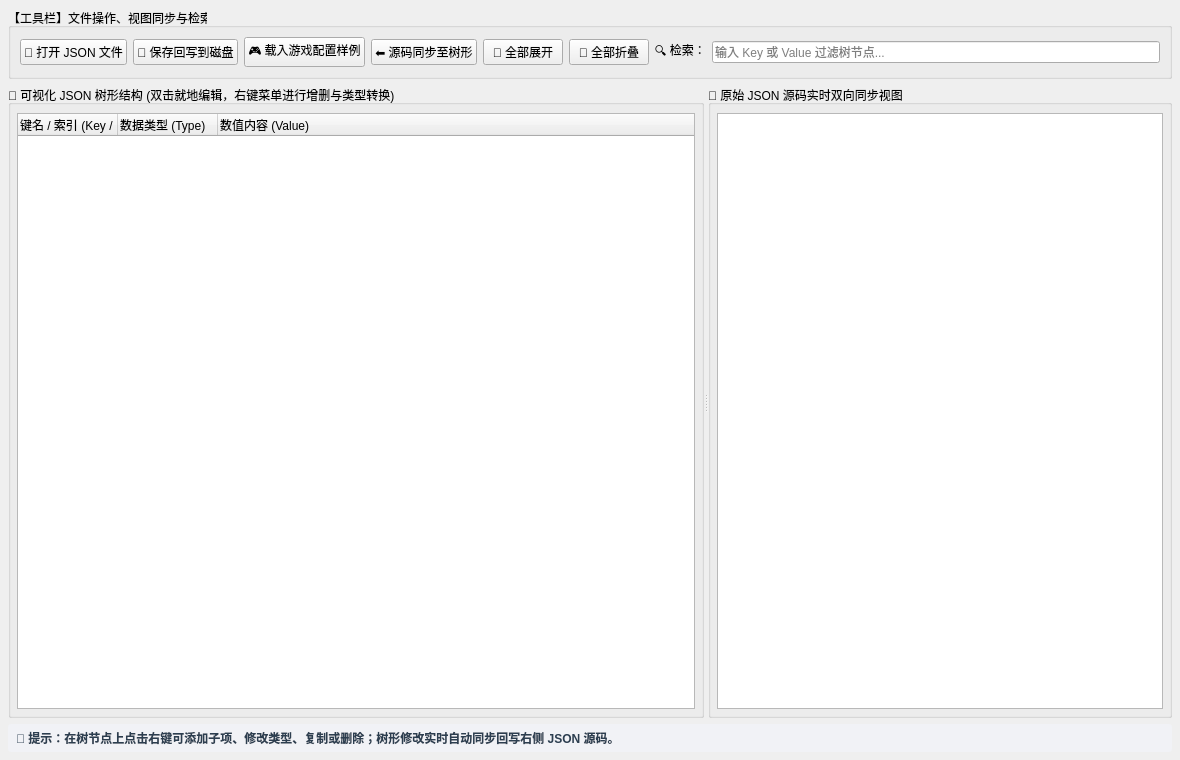
<?xml version="1.0" encoding="UTF-8"?>
<ui version="4.0">
 <class>MainWindow</class>
 <widget class="QMainWindow" name="MainWindow">
  <property name="geometry">
   <rect>
    <x>0</x>
    <y>0</y>
    <width>1180</width>
    <height>760</height>
   </rect>
  </property>
  <property name="windowTitle">
   <string>JSON 树形可视化编辑器 (QTreeWidget 与 QJsonDocument 双向同步) - demo_json_tree_editor</string>
  </property>
  <widget class="QWidget" name="centralwidget">
   <layout class="QVBoxLayout" name="vboxRoot" stretch="0,1,0">
    <property name="spacing">
     <number>6</number>
    </property>
    <property name="leftMargin">
     <number>8</number>
    </property>
    <property name="topMargin">
     <number>8</number>
    </property>
    <property name="rightMargin">
     <number>8</number>
    </property>
    <property name="bottomMargin">
     <number>8</number>
    </property>
    <!-- 顶部操作工具栏 -->
    <item>
     <widget class="QGroupBox" name="groupToolbar">
      <property name="sizePolicy">
       <sizepolicy hsizetype="Preferred" vsizetype="Fixed">
        <horstretch>0</horstretch>
        <verstretch>0</verstretch>
       </sizepolicy>
      </property>
      <property name="title">
       <string>【工具栏】文件操作、视图同步与检索</string>
      </property>
      <layout class="QHBoxLayout" name="hlayoutToolbar">
       <item>
        <widget class="QPushButton" name="btnOpenFile">
         <property name="text">
          <string>📂 打开 JSON 文件</string>
         </property>
        </widget>
       </item>
       <item>
        <widget class="QPushButton" name="btnSaveFile">
         <property name="text">
          <string>💾 保存回写到磁盘</string>
         </property>
        </widget>
       </item>
       <item>
        <widget class="QPushButton" name="btnLoadSample">
         <property name="text">
          <string>🎮 载入游戏配置样例</string>
         </property>
        </widget>
       </item>
       <item>
        <widget class="QPushButton" name="btnSyncTextToTree">
         <property name="text">
          <string>⬅️ 源码同步至树形</string>
         </property>
        </widget>
       </item>
       <item>
        <widget class="QPushButton" name="btnExpandAll">
         <property name="text">
          <string>📂 全部展开</string>
         </property>
        </widget>
       </item>
       <item>
        <widget class="QPushButton" name="btnCollapseAll">
         <property name="text">
          <string>📁 全部折叠</string>
         </property>
        </widget>
       </item>
       <item>
        <widget class="QLabel" name="labelSearch">
         <property name="text">
          <string>🔍 检索：</string>
         </property>
        </widget>
       </item>
       <item>
        <widget class="QLineEdit" name="editFilter">
         <property name="placeholderText">
          <string>输入 Key 或 Value 过滤树节点...</string>
         </property>
         <property name="clearButtonEnabled">
          <bool>true</bool>
         </property>
        </widget>
       </item>
      </layout>
     </widget>
    </item>

    <!-- 中央分栏编辑区 (左侧树形编辑器 + 右侧源码视图) -->
    <item>
     <widget class="QSplitter" name="splitterMain">
      <property name="sizePolicy">
       <sizepolicy hsizetype="Expanding" vsizetype="Expanding">
        <horstretch>0</horstretch>
        <verstretch>1</verstretch>
       </sizepolicy>
      </property>
      <property name="orientation">
       <enum>Qt::Horizontal</enum>
      </property>
      <!-- 左侧可视化树形编辑器 -->
      <widget class="QGroupBox" name="groupTree">
       <property name="sizePolicy">
        <sizepolicy hsizetype="Expanding" vsizetype="Expanding">
         <horstretch>3</horstretch>
         <verstretch>1</verstretch>
        </sizepolicy>
       </property>
       <property name="title">
        <string>🌲 可视化 JSON 树形结构 (双击就地编辑，右键菜单进行增删与类型转换)</string>
       </property>
       <layout class="QVBoxLayout" name="vboxTree">
        <property name="leftMargin">
         <number>6</number>
        </property>
        <property name="topMargin">
         <number>8</number>
        </property>
        <property name="rightMargin">
         <number>6</number>
        </property>
        <property name="bottomMargin">
         <number>6</number>
        </property>
        <item>
         <widget class="QTreeWidget" name="treeJson">
          <property name="sizePolicy">
           <sizepolicy hsizetype="Expanding" vsizetype="Expanding">
            <horstretch>0</horstretch>
            <verstretch>1</verstretch>
           </sizepolicy>
          </property>
          <property name="contextMenuPolicy">
           <enum>Qt::CustomContextMenu</enum>
          </property>
          <property name="animated">
           <bool>true</bool>
          </property>
          <property name="allColumnsShowFocus">
           <bool>true</bool>
          </property>
          <property name="columnCount">
           <number>3</number>
          </property>
          <column>
           <property name="text">
            <string>键名 / 索引 (Key / Index)</string>
           </property>
          </column>
          <column>
           <property name="text">
            <string>数据类型 (Type)</string>
           </property>
          </column>
          <column>
           <property name="text">
            <string>数值内容 (Value)</string>
           </property>
          </column>
         </widget>
        </item>
       </layout>
      </widget>

      <!-- 右侧原始 JSON 源码视图 -->
      <widget class="QGroupBox" name="groupJsonText">
       <property name="sizePolicy">
        <sizepolicy hsizetype="Expanding" vsizetype="Expanding">
         <horstretch>2</horstretch>
         <verstretch>1</verstretch>
        </sizepolicy>
       </property>
       <property name="title">
        <string>📜 原始 JSON 源码实时双向同步视图</string>
       </property>
       <layout class="QVBoxLayout" name="vboxJsonText">
        <property name="leftMargin">
         <number>6</number>
        </property>
        <property name="topMargin">
         <number>8</number>
        </property>
        <property name="rightMargin">
         <number>6</number>
        </property>
        <property name="bottomMargin">
         <number>6</number>
        </property>
        <item>
         <widget class="QPlainTextEdit" name="textJsonRaw">
          <property name="sizePolicy">
           <sizepolicy hsizetype="Expanding" vsizetype="Expanding">
            <horstretch>0</horstretch>
            <verstretch>1</verstretch>
           </sizepolicy>
          </property>
          <property name="font">
           <font>
            <family>Consolas</family>
            <pointsize>10</pointsize>
           </font>
          </property>
         </widget>
        </item>
       </layout>
      </widget>
     </widget>
    </item>

    <!-- 底部状态栏 -->
    <item>
     <widget class="QLabel" name="labelStatus">
      <property name="sizePolicy">
       <sizepolicy hsizetype="Preferred" vsizetype="Fixed">
        <horstretch>0</horstretch>
        <verstretch>0</verstretch>
       </sizepolicy>
      </property>
      <property name="styleSheet">
       <string notr="true">background-color: #f1f2f6; padding: 5px; border-radius: 3px; color: #2c3e50; font-weight: bold;</string>
      </property>
      <property name="text">
       <string>💡 提示：在树节点上点击右键可添加子项、修改类型、复制或删除；树形修改实时自动同步回写右侧 JSON 源码。</string>
      </property>
     </widget>
    </item>
   </layout>
  </widget>
 </widget>
 <resources/>
 <connections/>
</ui>
